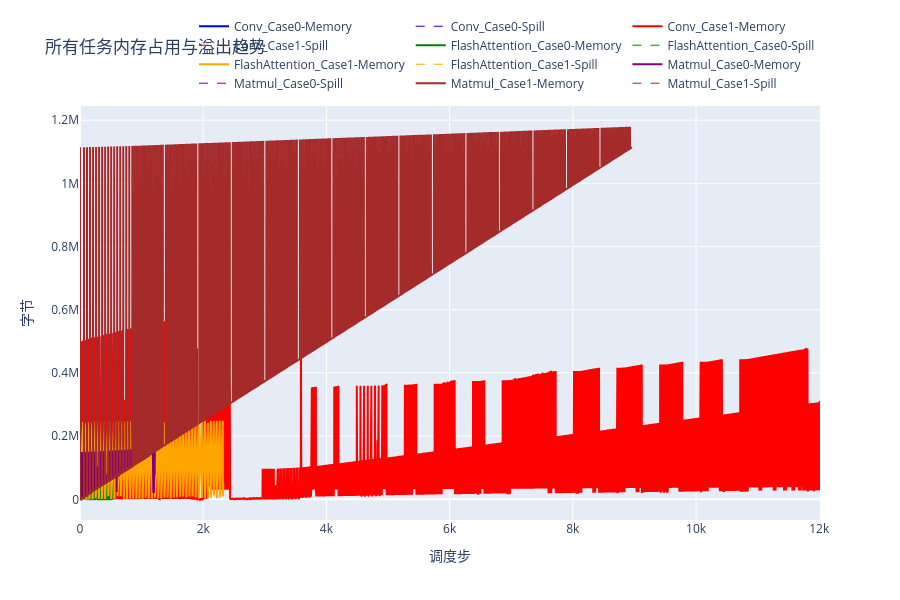

Notebook cell for this chart:
### Markdown cell above
## 2. 所有任务内存占用趋势

### Code cell
# 趋势线图：所有任务内存随时间变化
fig = go.Figure()
colors = ['blue', 'red', 'green', 'orange', 'purple', 'brown']  # 定义颜色
for i, task in enumerate(tasks):
    data = load_task_data(task)
    mem = data['memory']
    spill = data['spill']
    
    if not mem.empty:
        color = colors[i % len(colors)]
        # 内存占用曲线
        fig.add_trace(go.Scatter(
            x=mem['step'], 
            y=mem['memory'], 
            mode='lines', 
            name=f'{task}-Memory',
            line=dict(color=color, width=2)
        ))
    
    if not spill.empty:
        # 溢出曲线（使用虚线）
        fig.add_trace(go.Scatter(
            x=spill['step'], 
            y=spill['amount'], 
            mode='lines', 
            name=f'{task}-Spill',
            line=dict(color=color, width=1, dash='dash')
        ))

fig.update_layout(
    title='所有任务内存占用与溢出趋势', 
    xaxis_title='调度步', 
    yaxis_title='字节',
    height=600,
    legend=dict(orientation="h", yanchor="bottom", y=1.02, xanchor="right", x=1)
)
fig.show()

### Figure 1 — Plotly figure (JSON) as saved in the notebook; plotly's stock layout.template omitted (floating-point values rounded to 4 significant figures; data arrays with more than 128 entries replaced by an {"elided": "..."} marker saying what was removed)
{"data": [{"line": {"color": "blue", "width": 2}, "mode": "lines", "name": "Conv_Case0-Memory", "type": "scatter", "x": {"elided": "831 int values"}, "y": {"elided": "831 int values"}}, {"line": {"color": "blue", "dash": "dash", "width": 1}, "mode": "lines", "name": "Conv_Case0-Spill", "type": "scatter", "x": [0, 52, 153], "y": [400, 420, 440]}, {"line": {"color": "red", "width": 2}, "mode": "lines", "name": "Conv_Case1-Memory", "type": "scatter", "x": {"elided": "12013 int values"}, "y": {"elided": "12013 int values"}}, {"line": {"color": "red", "dash": "dash", "width": 1}, "mode": "lines", "name": "Conv_Case1-Spill", "type": "scatter", "x": [1271, 1274], "y": [400, 420]}, {"line": {"color": "green", "width": 2}, "mode": "lines", "name": "FlashAttention_Case0-Memory", "type": "scatter", "x": {"elided": "572 int values"}, "y": {"elided": "572 int values"}}, {"line": {"color": "green", "dash": "dash", "width": 1}, "mode": "lines", "name": "FlashAttention_Case0-Spill", "type": "scatter", "x": [11, 16, 38], "y": [400, 420, 440]}, {"line": {"color": "orange", "width": 2}, "mode": "lines", "name": "FlashAttention_Case1-Memory", "type": "scatter", "x": {"elided": "2328 int values"}, "y": {"elided": "2328 int values"}}, {"line": {"color": "orange", "dash": "dash", "width": 1}, "mode": "lines", "name": "FlashAttention_Case1-Spill", "type": "scatter", "x": [0, 102, 153], "y": [400, 420, 440]}, {"line": {"color": "purple", "width": 2}, "mode": "lines", "name": "Matmul_Case0-Memory", "type": "scatter", "x": {"elided": "1216 int values"}, "y": {"elided": "1216 int values"}}, {"line": {"color": "purple", "dash": "dash", "width": 1}, "mode": "lines", "name": "Matmul_Case0-Spill", "type": "scatter", "x": [1, 2], "y": [400, 420]}, {"line": {"color": "brown", "width": 2}, "mode": "lines", "name": "Matmul_Case1-Memory", "type": "scatter", "x": {"elided": "8960 int values"}, "y": {"elided": "8960 int values"}}, {"line": {"color": "brown", "dash": "dash", "width": 1}, "mode": "lines", "name": "Matmul_Case1-Spill", "type": "scatter", "x": [1, 2], "y": [400, 420]}], "layout": {"height": 600, "legend": {"orientation": "h", "x": 1, "xanchor": "right", "y": 1.02, "yanchor": "bottom"}, "title": {"text": "所有任务内存占用与溢出趋势"}, "xaxis": {"title": {"text": "调度步"}}, "yaxis": {"title": {"text": "字节"}}}}
